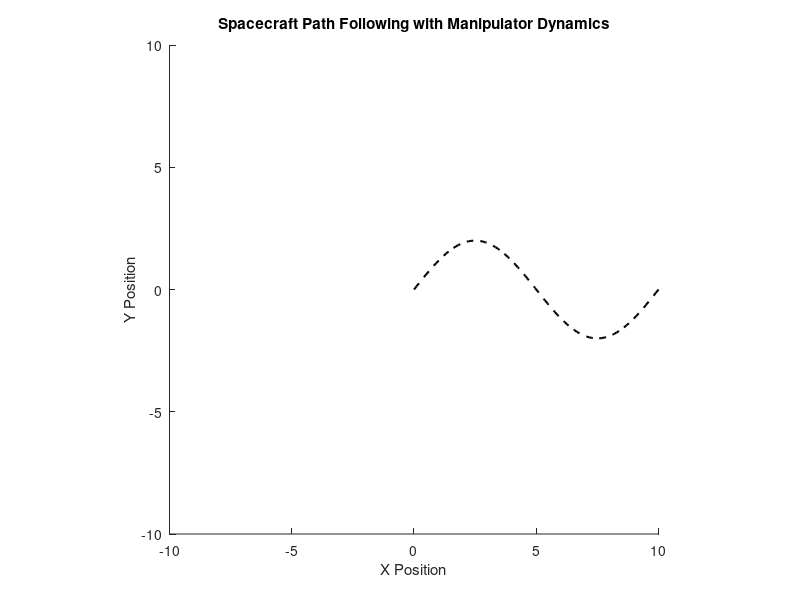
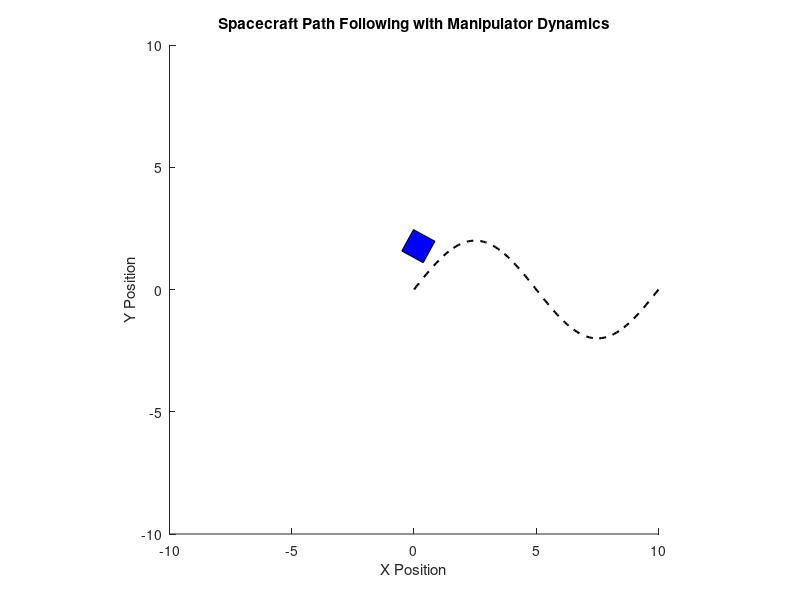
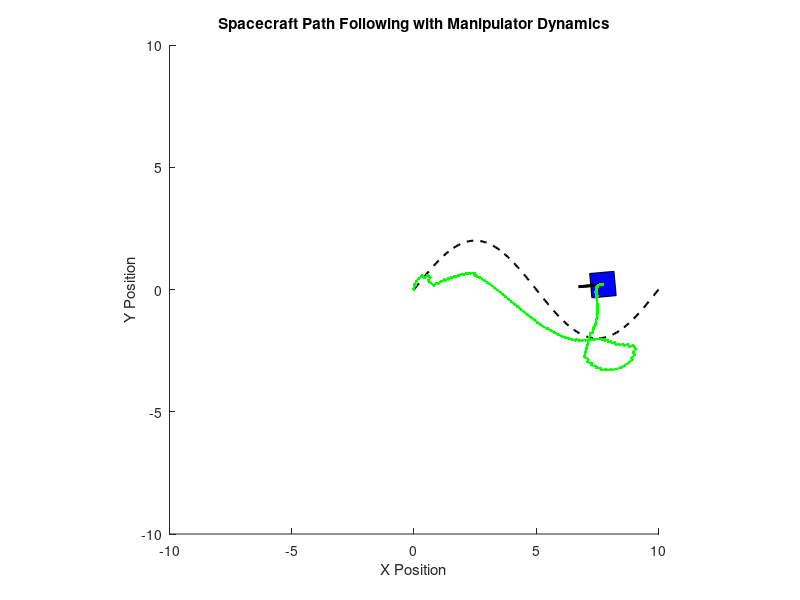

Here is the MATLAB script that generated these plots, in order: (Note: this script raises an error after producing the figures.)
clc;
clear;
close all;

% Constants
mass_satellite = 10.0;    % Mass of the satellite
inertia_satellite = 10.0; % Moment of inertia of the satellite
l1 = 1; l2 = 1;           % Link lengths
Kp_end_effector = 100;    % End-effector proportional gain
Kd_end_effector = 50;     % End-effector damping gain
gamma = 5;                % Adaptation gain for parameter updates
boundary_limit = 10;      % Bounds for the simulation space
target_position = [10; 0]; % Target position
goal_tolerance = 0.1;     % Position tolerance for reaching the target
target_velocity = 0.5;    % Desired velocity at the target

% Thruster force magnitudes
forward_thrust_magnitude = 0.1; % Maximum forward thrust

% Gains
k_theta = 0.2;    % Gain for heading error correction
k_l = 0.5;        % Gain for lateral deviation correction
k_v = 1;          % Gain for velocity control

% Adaptive parameters (initial estimates)
m1_hat = 1.0; % Estimated mass of link 1
m2_hat = 1.0; % Estimated mass of link 2

% Simulation parameters
t_final = 50; dt = 0.1;
num_steps = t_final / dt;
time = 0:dt:t_final-dt; % Time vector

% Initial state: [s, l, theta_t, v, omega, q1, q2, dq1, dq2]
state = [0; 0; pi/4; 0.1; 0; deg2rad(30); deg2rad(-45); 0; 0];

% Path definition: sinusoidal path to the target
path_length = target_position(1);
path_resolution = 100;
path_x = linspace(0, path_length, path_resolution);
path_y = 2 * sin(2 * pi * path_x / path_length);
path = [path_x; path_y];

% Compute tangent vectors for the path
path_tangent_x = gradient(path(1, :));
path_tangent_y = gradient(path(2, :));
path_tangent = [path_tangent_x; path_tangent_y];
path_tangent = path_tangent ./ vecnorm(path_tangent); % Normalize tangents

% Data storage
state_history = zeros(length(state), num_steps);
position_history = zeros(2, num_steps);

% Visualization setup
figure;
hold on;
axis equal;
xlim([-boundary_limit, boundary_limit]);
ylim([-boundary_limit, boundary_limit]);
title('Spacecraft Path Following with Manipulator Dynamics');
xlabel('X Position');
ylabel('Y Position');

% Draw the path
plot(path(1, :), path(2, :), 'k--', 'LineWidth', 1.5);

% Define spacecraft and manipulator shapes
satellite_shape = [-0.5, -0.5; 0.5, -0.5; 0.5, 0.5; -0.5, 0.5]';
link1 = [0, 0; l1, 0]';
link2 = [0, 0; l2, 0]';

% Create plots
h_satellite = fill(satellite_shape(1, :), satellite_shape(2, :), 'b');
h_link1 = plot([0, 0], [0, 0], 'k', 'LineWidth', 2); % Link 1
h_link2 = plot([0, 0], [0, 0], 'k', 'LineWidth', 2);

% Main simulation loop
for i = 1:num_steps
    % Extract state variables
    s = state(1); l = state(2); theta_t = state(3);
    v = state(4); omega = state(5);
    q1 = state(6); q2 = state(7); dq1 = state(8); dq2 = state(9);

    % Scale s to index the path array
    index = 1 + (s / path_length) * (path_resolution - 1);
    index = max(1, min(round(index), path_resolution)); % Clamp to valid range

    % Retrieve current position and tangent
    current_position = path(:, index);
    tangent = path_tangent(:, index);

    % Compute the satellite's position in global frame
    position = current_position + [-tangent(2); tangent(1)] * l; % Offset from path
    position_history(:, i) = position;

    % Control laws for Frenet-Serret dynamics
    thrust = k_v * (target_velocity - v) - k_l * l; % Control velocity and lateral deviation
    torque = -k_theta * theta_t; % Control heading error

    % Compute manipulator reaction torques
    J = [
        -l1 * sin(q1) - l2 * sin(q1 + q2), -l2 * sin(q1 + q2);
        l1 * cos(q1) + l2 * cos(q1 + q2),  l2 * cos(q1 + q2)
    ];
    H = [m1_hat * l1^2 + m2_hat * (l1^2 + l2^2), m2_hat * l1 * l2 * cos(q2);
         m2_hat * l1 * l2 * cos(q2), m2_hat * l2^2];
    C = [0, -m2_hat * l1 * l2 * sin(q2) * dq2;
         m2_hat * l1 * l2 * sin(q2) * dq1, 0];
    tau_manipulator = -J' * (Kp_end_effector * [l; 0] + Kd_end_effector * [v; 0]); % End-effector torque
    
    % Debugging checks
    assert(all(size(H) == [2, 2]), 'H must be a 2x2 matrix!');
    assert(all(size(C) == [2, 2]), 'C must be a 2x2 matrix!');
    assert(all(size(tau_manipulator) == [2, 1]), 'tau_manipulator must be a 2x1 vector!');

    ddq = pinv(H) * (tau_manipulator - C * [dq1; dq2]); % Joint accelerations
    assert(all(size(ddq) == [2, 1]), 'ddq must be a 2x1 vector!');

    % Update joint states
    dq1 = dq1 + ddq(1) * dt;
    dq2 = dq2 + ddq(2) * dt;
    q1 = q1 + dq1 * dt;
    q2 = q2 + dq2 * dt;

    % Apply manipulator torque to satellite angular dynamics
    tau_reaction = -sum(tau_manipulator); % Reaction torque from manipulator
    angular_acceleration = (torque + tau_reaction) / inertia_satellite;

    % Update Frenet-Serret dynamics
    s_dot = v * cos(theta_t);
    l_dot = v * sin(theta_t);
    theta_t_dot = omega;
    v_dot = thrust / mass_satellite;
    omega_dot = angular_acceleration;

    % Update the state
    state = state + [s_dot; l_dot; theta_t_dot; v_dot; omega_dot; dq1; dq2; ddq] * dt;

    % Update visualization
    R = [cos(theta_t), -sin(theta_t); sin(theta_t), cos(theta_t)];
    rotated_satellite = R * satellite_shape;
    set(h_satellite, 'XData', rotated_satellite(1, :) + position(1), ...
                     'YData', rotated_satellite(2, :) + position(2));
    p1 = position + R * [l1 * cos(q1); l1 * sin(q1)];
    p2 = p1 + R * [l2 * cos(q1 + q2); l2 * sin(q1 + q2)];
    set(h_link1, 'XData', [position(1), p1(1)], 'YData', [position(2), p1(2)]);
    set(h_link2, 'XData', [p1(1), p2(1)], 'YData', [p1(2), p2(2)]);

    pause(0.05);
end
hold off;

%%

clc;
clear;
close all;

% Constants
mass_satellite = 10.0;    % Mass of the satellite
inertia_satellite = 10.0; % Moment of inertia of the satellite
l1 = 1; l2 = 1;           % Link lengths
Kp_end_effector = 100;    % End-effector proportional gain
Kd_end_effector = 50;     % End-effector damping gain
gamma = 5;                % Adaptation gain for parameter updates
boundary_limit = 10;      % Bounds for the simulation space
target_position = [10; 0]; % Target position
goal_tolerance = 0.1;     % Position tolerance for reaching the target
target_velocity = 0.5;    % Desired velocity at the target
velocity_limit = 1.0;     % Maximum translational velocity
omega_limit = 1.0;        % Maximum angular velocity
damping_factor = 0.1;     % Damping factor for velocity and angular velocity

% Thruster force magnitudes
forward_thrust_magnitude = 0.1; % Maximum forward thrust

% Gains
k_theta = 0.2;    % Gain for heading error correction
k_l = 0.5;        % Gain for lateral deviation correction
k_v = 1;          % Gain for velocity control

% Adaptive parameters (initial estimates)
m1_hat = 1.0; % Estimated mass of link 1
m2_hat = 1.0; % Estimated mass of link 2

% Simulation parameters
t_final = 50; dt = 0.1;
num_steps = t_final / dt;
time = 0:dt:t_final-dt; % Time vector

% Initial state: [s, l, theta_t, v, omega, q1, q2, dq1, dq2]
state = [0; 0; pi/4; 0.1; 0; deg2rad(30); deg2rad(-45); 0; 0];

% Path definition: sinusoidal path to the target
path_length = target_position(1);
path_resolution = 100;
path_x = linspace(0, path_length, path_resolution);
path_y = 2 * sin(2 * pi * path_x / path_length);
path = [path_x; path_y];

% Compute tangent vectors for the path
path_tangent_x = gradient(path(1, :));
path_tangent_y = gradient(path(2, :));
path_tangent = [path_tangent_x; path_tangent_y];
path_tangent = path_tangent ./ vecnorm(path_tangent); % Normalize tangents

% Data storage
state_history = zeros(length(state), num_steps);
position_history = zeros(2, num_steps);

% Visualization setup
figure;
hold on;
axis equal;
xlim([-boundary_limit, boundary_limit]);
ylim([-boundary_limit, boundary_limit]);
title('Spacecraft Path Following with Manipulator Dynamics');
xlabel('X Position');
ylabel('Y Position');

% Draw the path
plot(path(1, :), path(2, :), 'k--', 'LineWidth', 1.5);

% Define spacecraft and manipulator shapes
satellite_shape = [-0.5, -0.5; 0.5, -0.5; 0.5, 0.5; -0.5, 0.5]';
link1 = [0, 0; l1, 0]';
link2 = [0, 0; l2, 0]';

% Create plots
h_satellite = fill(satellite_shape(1, :), satellite_shape(2, :), 'b');
h_link1 = plot([0, 0], [0, 0], 'k', 'LineWidth', 2); % Link 1
h_link2 = plot([0, 0], [0, 0], 'k', 'LineWidth', 2);

% Main simulation loop
for i = 1:num_steps
    % Extract state variables
    s = state(1); l = state(2); theta_t = state(3);
    v = state(4); omega = state(5);
    q1 = state(6); q2 = state(7); dq1 = state(8); dq2 = state(9);

    % Scale s to index the path array
    index = 1 + (s / path_length) * (path_resolution - 1);
    index = max(1, min(round(index), path_resolution)); % Clamp to valid range

    % Retrieve current position and tangent
    current_position = path(:, index);
    tangent = path_tangent(:, index);

    % Compute the satellite's position in global frame
    position = current_position + [-tangent(2); tangent(1)] * l; % Offset from path
    position_history(:, i) = position;

    % Control laws for Frenet-Serret dynamics
    thrust = k_v * (target_velocity - v) - k_l * l; % Control velocity and lateral deviation
    torque = -k_theta * theta_t; % Control heading error

    % Compute manipulator reaction torques
    J = [
        -l1 * sin(q1) - l2 * sin(q1 + q2), -l2 * sin(q1 + q2);
        l1 * cos(q1) + l2 * cos(q1 + q2),  l2 * cos(q1 + q2)
    ];
    H = [m1_hat * l1^2 + m2_hat * (l1^2 + l2^2), m2_hat * l1 * l2 * cos(q2);
         m2_hat * l1 * l2 * cos(q2), m2_hat * l2^2];
    C = [0, -m2_hat * l1 * l2 * sin(q2) * dq2;
         m2_hat * l1 * l2 * sin(q2) * dq1, 0];
    tau_manipulator = -J' * (Kp_end_effector * [l; 0] + Kd_end_effector * [v; 0]); % End-effector torque

    ddq = pinv(H) * (tau_manipulator - C * [dq1; dq2]); % Joint accelerations

    % Update joint states
    dq1 = dq1 + ddq(1) * dt;
    dq2 = dq2 + ddq(2) * dt;
    q1 = q1 + dq1 * dt;
    q2 = q2 + dq2 * dt;

    % Apply manipulator torque to satellite angular dynamics
    tau_reaction = -sum(tau_manipulator); % Reaction torque from manipulator
    angular_acceleration = (torque + tau_reaction) / inertia_satellite;

    % Update Frenet-Serret dynamics
    s_dot = v * cos(theta_t);
    l_dot = v * sin(theta_t);
    theta_t_dot = omega;
    v_dot = thrust / mass_satellite - damping_factor * v; % Add damping to velocity
    omega_dot = angular_acceleration - damping_factor * omega; % Add damping to angular velocity

    % Enforce velocity limits
    v = max(min(v + v_dot * dt, velocity_limit), -velocity_limit);
    omega = max(min(omega + omega_dot * dt, omega_limit), -omega_limit);

    % Update the state
    state = [s + s_dot * dt; l + l_dot * dt; theta_t + theta_t_dot * dt; ...
             v; omega; q1; q2; dq1; dq2];

    % Update visualization
    R = [cos(theta_t), -sin(theta_t); sin(theta_t), cos(theta_t)];
    rotated_satellite = R * satellite_shape;
    set(h_satellite, 'XData', rotated_satellite(1, :) + position(1), ...
                     'YData', rotated_satellite(2, :) + position(2));
    p1 = position + R * [l1 * cos(q1); l1 * sin(q1)];
    p2 = p1 + R * [l2 * cos(q1 + q2); l2 * sin(q1 + q2)];
    set(h_link1, 'XData', [position(1), p1(1)], 'YData', [position(2), p1(2)]);
    set(h_link2, 'XData', [p1(1), p2(1)], 'YData', [p1(2), p2(2)]);

    pause(0.05);
end
hold off;

%%

clc;
clear;
close all;

% Constants
mass_satellite = 10.0;    % Mass of the satellite
inertia_satellite = 10.0; % Moment of inertia of the satellite
l1 = 1; l2 = 1;           % Link lengths
Kp_end_effector = 100;    % End-effector proportional gain
Kd_end_effector = 50;     % End-effector damping gain
gamma = 5;                % Adaptation gain for parameter updates
boundary_limit = 10;      % Bounds for the simulation space
target_position = [10; 0]; % Target position
goal_tolerance = 0.1;     % Position tolerance for reaching the target
target_velocity = 0.5;    % Desired velocity at the target
velocity_limit = 1.0;     % Maximum translational velocity
omega_limit = 1.0;        % Maximum angular velocity
dq_limit = 5;             % Maximum joint velocity
q_limit = pi;             % Joint angle limit
damping_factor = 0.1;     % Damping factor for velocity and angular velocity

% Thruster force magnitudes
forward_thrust_magnitude = 0.1; % Maximum forward thrust

% Gains
k_theta = 0.2;    % Gain for heading error correction
k_l = 0.5;        % Gain for lateral deviation correction
k_v = 1;          % Gain for velocity control

% Adaptive parameters (initial estimates)
m1_hat = 1.0; % Estimated mass of link 1
m2_hat = 1.0; % Estimated mass of link 2

% Simulation parameters
t_final = 50; dt = 0.1;
num_steps = t_final / dt;
time = 0:dt:t_final-dt; % Time vector

% Initial state: [s, l, theta_t, v, omega, q1, q2, dq1, dq2]
state = [0; 0; pi/4; 0.1; 0; deg2rad(30); deg2rad(-45); 0; 0];

% Path definition: sinusoidal path to the target
path_length = target_position(1);
path_resolution = 100;
path_x = linspace(0, path_length, path_resolution);
path_y = 2 * sin(2 * pi * path_x / path_length);
path = [path_x; path_y];

% Compute tangent vectors for the path
path_tangent_x = gradient(path(1, :));
path_tangent_y = gradient(path(2, :));
path_tangent = [path_tangent_x; path_tangent_y];
path_tangent = path_tangent ./ vecnorm(path_tangent); % Normalize tangents

% Data storage
state_history = zeros(length(state), num_steps);
position_history = zeros(2, num_steps);

% Visualization setup
figure;
hold on;
axis equal;
xlim([-boundary_limit, boundary_limit]);
ylim([-boundary_limit, boundary_limit]);
title('Spacecraft Path Following with Manipulator Dynamics');
xlabel('X Position');
ylabel('Y Position');

% Draw the path
plot(path(1, :), path(2, :), 'k--', 'LineWidth', 1.5);

% Define spacecraft and manipulator shapes
satellite_shape = [-0.5, -0.5; 0.5, -0.5; 0.5, 0.5; -0.5, 0.5]';
link1 = [0, 0; l1, 0]';
link2 = [0, 0; l2, 0]';

% Create plots
h_satellite = fill(satellite_shape(1, :), satellite_shape(2, :), 'b');
h_link1 = plot([0, 0], [0, 0], 'k', 'LineWidth', 2); % Link 1
h_link2 = plot([0, 0], [0, 0], 'k', 'LineWidth', 2);
h_trajectory = plot(NaN, NaN, 'g', 'LineWidth', 1.5); % Trajectory plot

% Main simulation loop
for i = 1:num_steps
    % Extract state variables
    s = state(1); l = state(2); theta_t = state(3);
    v = state(4); omega = state(5);
    q1 = state(6); q2 = state(7); dq1 = state(8); dq2 = state(9);

    % Scale s to index the path array
    index = 1 + (s / path_length) * (path_resolution - 1);
    index = max(1, min(round(index), path_resolution)); % Clamp to valid range

    % Retrieve current position and tangent
    current_position = path(:, index);
    tangent = path_tangent(:, index);

    % Compute the satellite's position in global frame
    position = current_position + [-tangent(2); tangent(1)] * l; % Offset from path
    position_history(:, i) = position;

    % Path error (lateral deviation)
    path_error_vector = position - current_position; % Vector from path point to spacecraft
    path_error = dot([-tangent(2); tangent(1)], path_error_vector); % Signed lateral deviation
    path_error_history(i) = path_error;

    % % Retrieve current position and tangent
    % current_position = path(:, index);
    % tangent = path_tangent(:, index);
    % 
    % % Compute the satellite's position in global frame
    % position = current_position + [-tangent(2); tangent(1)] * l; % Offset from path
    % position_history(:, i) = position;

    % Control laws for Frenet-Serret dynamics
    thrust = k_v * (target_velocity - v) - k_l * l; % Control velocity and lateral deviation
    torque = -k_theta * theta_t; % Control heading error

    % Compute manipulator reaction torques
    J = [
        -l1 * sin(q1) - l2 * sin(q1 + q2), -l2 * sin(q1 + q2);
        l1 * cos(q1) + l2 * cos(q1 + q2),  l2 * cos(q1 + q2)
    ];
    H = [m1_hat * l1^2 + m2_hat * (l1^2 + l2^2), m2_hat * l1 * l2 * cos(q2);
         m2_hat * l1 * l2 * cos(q2), m2_hat * l2^2];
    C = [0, -m2_hat * l1 * l2 * sin(q2) * dq2;
         m2_hat * l1 * l2 * sin(q2) * dq1, 0];
    tau_manipulator = -J' * (Kp_end_effector * [l; 0] + Kd_end_effector * [v; 0]); % End-effector torque

    ddq = pinv(H) * (tau_manipulator - C * [dq1; dq2]); % Joint accelerations

    % Enforce limits on joint velocities and angles
    dq1 = max(min(dq1 + ddq(1) * dt, dq_limit), -dq_limit);
    dq2 = max(min(dq2 + ddq(2) * dt, dq_limit), -dq_limit);
    q1 = max(min(q1 + dq1 * dt, q_limit), -q_limit);
    q2 = max(min(q2 + dq2 * dt, q_limit), -q_limit);

    % Apply manipulator torque to satellite angular dynamics
    tau_reaction = sum(tau_manipulator); % Reaction torque from manipulator
    angular_acceleration = (torque + tau_reaction) / inertia_satellite;

    % Update Frenet-Serret dynamics
    s_dot = v * cos(theta_t);
    l_dot = v * sin(theta_t);
    theta_t_dot = omega;
    v_dot = thrust / mass_satellite - damping_factor * v; % Add damping to velocity
    omega_dot = angular_acceleration - damping_factor * omega; % Add damping to angular velocity

    % Enforce velocity limits
    v = max(min(v + v_dot * dt, velocity_limit), -velocity_limit);
    omega = max(min(omega + omega_dot * dt, omega_limit), -omega_limit);

    % Update the state
    state = [s + s_dot * dt; l + l_dot * dt; theta_t + theta_t_dot * dt; ...
             v; omega; q1; q2; dq1; dq2];

    % Update visualization
    R = [cos(theta_t), -sin(theta_t); sin(theta_t), cos(theta_t)];
    rotated_satellite = R * satellite_shape;
    set(h_satellite, 'XData', rotated_satellite(1, :) + position(1), ...
                     'YData', rotated_satellite(2, :) + position(2));
    p1 = position + R * [l1 * cos(q1); l1 * sin(q1)];
    p2 = p1 + R * [l2 * cos(q1 + q2); l2 * sin(q1 + q2)];
    set(h_link1, 'XData', [position(1), p1(1)], 'YData', [position(2), p1(2)]);
    set(h_link2, 'XData', [p1(1), p2(1)], 'YData', [p1(2), p2(2)]);
    set(h_trajectory, 'XData', position_history(1, 1:i), 'YData', position_history(2, 1:i)); % Update trajectory

    pause(0.05);
end
hold off;

% Extract components from state_history
heading_error = rad2deg(wrapToPi(state_history(3, :))); % Heading error in degrees
velocity_magnitude = vecnorm(state_history(4:5, :), 2, 1); % Velocity magnitude (m/s)

% Plot the results
figure;

% Plot Heading Error Over Time
subplot(3, 1, 1);
plot(time(1:size(state_history, 2)), heading_error, 'r', 'LineWidth', 1.5);
title('Heading Error Over Time');
xlabel('Time (s)');
ylabel('Heading Error (deg)');
grid on;

% Plot Velocity Over Time
subplot(3, 1, 2);
plot(time(1:size(state_history, 2)), velocity_magnitude, 'b', 'LineWidth', 1.5);
title('Velocity Over Time');
xlabel('Time (s)');
ylabel('Velocity (m/s)');
grid on;

% Plot Path Error Over Time
subplot(3, 1, 3);
plot(time(1:length(path_error_history)), path_error_history, 'k', 'LineWidth', 1.5);
title('Path Error Over Time');
xlabel('Time (s)');
ylabel('Path Error (m)');
grid on;


%%
clc;
clear;
close all;

% Constants
mass_satellite = 10.0;    % Mass of the satellite
inertia_satellite = 10.0; % Moment of inertia of the satellite
l1 = 1; l2 = 1;           % Link lengths
Kp_end_effector = 100;    % End-effector proportional gain
Kd_end_effector = 50;     % End-effector damping gain
gamma = 5;                % Adaptation gain for parameter updates
boundary_limit = 10;      % Bounds for the simulation space
target_position = [10; 0]; % Target position
goal_tolerance = 0.1;     % Position tolerance for reaching the target
target_velocity = 0.5;    % Desired velocity at the target
velocity_limit = 1.0;     % Maximum translational velocity
omega_limit = 1.0;        % Maximum angular velocity
dq_limit = 5;             % Maximum joint velocity
q_limit = pi;             % Joint angle limit
damping_factor = 0.1;     % Damping factor for velocity and angular velocity


% Thruster force magnitudes
forward_thrust_magnitude = 0.1; % Maximum forward thrust

% Gains
k_theta = 0.2;    % Gain for heading error correction
k_l = 0.5;        % Gain for lateral deviation correction
k_v = 1;          % Gain for velocity control

% Adaptive parameters (initial estimates)
m1_hat = 1.0; % Estimated mass of link 1
m2_hat = 1.0; % Estimated mass of link 2

% Simulation parameters
t_final = 50; dt = 0.1;
num_steps = t_final / dt;
time = 0:dt:t_final-dt; % Time vector

% Initial state: [s, l, theta_t, v, omega, q1, q2, dq1, dq2]
state = [0; 0; pi/4; 0.1; 0; deg2rad(30); deg2rad(-45); 0; 0];

% Path definition: sinusoidal path to the target
path_length = target_position(1);
path_resolution = 100;
path_x = linspace(0, path_length, path_resolution);
path_y = 2 * sin(2 * pi * path_x / path_length);
path = [path_x; path_y];

% Compute tangent vectors for the path
path_tangent_x = gradient(path(1, :));
path_tangent_y = gradient(path(2, :));
path_tangent = [path_tangent_x; path_tangent_y];
path_tangent = path_tangent ./ vecnorm(path_tangent); % Normalize tangents

% Data storage
state_history = zeros(length(state), num_steps);
position_history = zeros(2, num_steps);
heading_error_history = zeros(1, num_steps);
velocity_history = zeros(1, num_steps);
path_error_history = zeros(1, num_steps);

% Visualization setup
figure;
hold on;
axis equal;
xlim([-boundary_limit, boundary_limit]);
ylim([-boundary_limit, boundary_limit]);
title('Spacecraft Path Following with Manipulator Dynamics');
xlabel('X Position');
ylabel('Y Position');

% Draw the path
plot(path(1, :), path(2, :), 'k--', 'LineWidth', 1.5);

% Define spacecraft and manipulator shapes
satellite_shape = [-0.5, -0.5; 0.5, -0.5; 0.5, 0.5; -0.5, 0.5]';
link1 = [0, 0; l1, 0]';
link2 = [0, 0; l2, 0]';

% Create plots
h_satellite = fill(satellite_shape(1, :), satellite_shape(2, :), 'b');
h_link1 = plot([0, 0], [0, 0], 'k', 'LineWidth', 2); % Link 1
h_link2 = plot([0, 0], [0, 0], 'k', 'LineWidth', 2);
h_trajectory = plot(NaN, NaN, 'g', 'LineWidth', 1.5); % Path tracking line

% Main simulation loop
for i = 1:num_steps
    % Extract state variables
    s = state(1); l = state(2); theta_t = state(3);
    v = state(4); omega = state(5);
    q1 = state(6); q2 = state(7); dq1 = state(8); dq2 = state(9);

    % Scale s to index the path array
    index = 1 + (s / path_length) * (path_resolution - 1);
    index = max(1, min(round(index), path_resolution)); % Clamp to valid range

    % Retrieve current position and tangent
    current_position = path(:, index);
    tangent = path_tangent(:, index);

    % Compute the satellite's position in global frame
    position = current_position + [-tangent(2); tangent(1)] * l; % Offset from path
    position_history(:, i) = position;

    % Compute the heading error
    desired_heading = atan2(tangent(2), tangent(1));
    heading_error = wrapToPi(desired_heading - theta_t);
    heading_error_history(i) = rad2deg(heading_error); % Store heading error in degrees

    % Store velocity
    velocity_history(i) = v;

    % Compute path error (lateral deviation)
    path_error = l; % l is already the lateral deviation in Frenet-Serret dynamics
    path_error_history(i) = path_error;

    % Control laws for Frenet-Serret dynamics
    thrust = k_v * (target_velocity - v) - k_l * l; % Control velocity and lateral deviation
    torque = -k_theta * theta_t; % Control heading error

    % Compute manipulator reaction torques
    J = [
        -l1 * sin(q1) - l2 * sin(q1 + q2), -l2 * sin(q1 + q2);
        l1 * cos(q1) + l2 * cos(q1 + q2),  l2 * cos(q1 + q2)
    ];
    H = [m1_hat * l1^2 + m2_hat * (l1^2 + l2^2), m2_hat * l1 * l2 * cos(q2);
         m2_hat * l1 * l2 * cos(q2), m2_hat * l2^2];
    C = [0, -m2_hat * l1 * l2 * sin(q2) * dq2;
         m2_hat * l1 * l2 * sin(q2) * dq1, 0];
    tau_manipulator = -J' * (Kp_end_effector * [l; 0] + Kd_end_effector * [v; 0]); % End-effector torque

    ddq = pinv(H) * (tau_manipulator - C * [dq1; dq2]); % Joint accelerations

    % Enforce limits on joint velocities and angles
    dq1 = max(min(dq1 + ddq(1) * dt, dq_limit), -dq_limit);
    dq2 = max(min(dq2 + ddq(2) * dt, dq_limit), -dq_limit);
    q1 = max(min(q1 + dq1 * dt, q_limit), -q_limit);
    q2 = max(min(q2 + dq2 * dt, q_limit), -q_limit);

    % Apply manipulator torque to satellite angular dynamics
    tau_reaction = sum(tau_manipulator); % Reaction torque from manipulator
    angular_acceleration = (torque + tau_reaction) / inertia_satellite;

    % Control laws for Frenet-Serret dynamics
    thrust = k_v * (target_velocity - v) - k_l * l; % Control velocity and lateral deviation
    torque = -k_theta * theta_t; % Control heading error

    % Compute manipulator reaction torques
    J = [
        -l1 * sin(q1) - l2 * sin(q1 + q2), -l2 * sin(q1 + q2);
        l1 * cos(q1) + l2 * cos(q1 + q2),  l2 * cos(q1 + q2)
    ];
    H = [m1_hat * l1^2 + m2_hat * (l1^2 + l2^2), m2_hat * l1 * l2 * cos(q2);
         m2_hat * l1 * l2 * cos(q2), m2_hat * l2^2];
    C = [0, -m2_hat * l1 * l2 * sin(q2) * dq2;
         m2_hat * l1 * l2 * sin(q2) * dq1, 0];
    tau_manipulator = -J' * (Kp_end_effector * [l; 0] + Kd_end_effector * [v; 0]); % End-effector torque

    ddq = pinv(H) * (tau_manipulator - C * [dq1; dq2]); % Joint accelerations

    % Update joint states
    dq1 = dq1 + ddq(1) * dt;
    dq2 = dq2 + ddq(2) * dt;
    q1 = q1 + dq1 * dt;
    q2 = q2 + dq2 * dt;

    % Apply manipulator torque to satellite angular dynamics
    tau_reaction = -sum(tau_manipulator); % Reaction torque from manipulator
    angular_acceleration = (torque + tau_reaction) / inertia_satellite;

    % Update Frenet-Serret dynamics
    s_dot = v * cos(theta_t);
    l_dot = v * sin(theta_t);
    theta_t_dot = omega;
    v_dot = thrust / mass_satellite - damping_factor * v;
    omega_dot = angular_acceleration - damping_factor * omega;

    % Update the state
    state = state + [s_dot; l_dot; theta_t_dot; v_dot; omega_dot; dq1; dq2; ddq] * dt;

    % Update visualization
    R = [cos(theta_t), -sin(theta_t); sin(theta_t), cos(theta_t)];
    rotated_satellite = R * satellite_shape;
    set(h_satellite, 'XData', rotated_satellite(1, :) + position(1), ...
                     'YData', rotated_satellite(2, :) + position(2));
    p1 = position + R * [l1 * cos(q1); l1 * sin(q1)];
    p2 = p1 + R * [l2 * cos(q1 + q2); l2 * sin(q1 + q2)];
    set(h_link1, 'XData', [position(1), p1(1)], 'YData', [position(2), p1(2)]);
    set(h_link2, 'XData', [p1(1), p2(1)], 'YData', [p1(2), p2(2)]);
    set(h_trajectory, 'XData', position_history(1, 1:i), 'YData', position_history(2, 1:i));

    pause(0.05);
end
hold off;

heading_error_history(i) = rad2deg(wrapToPi(theta_t));
velocity_history(i) = v;

% Plot Results
figure;

% Plot Heading Error Over Time
subplot(3, 1, 1);
plot(time(1:length(heading_error_history)), heading_error_history, 'r', 'LineWidth', 1.5);
title('Heading Error Over Time');
xlabel('Time (s)');
ylabel('Heading Error (deg)');
grid

% Plot Velocity Over Time
subplot(3, 1, 2);
plot(time(1:size(state_history, 2)), velocity_magnitude, 'b', 'LineWidth', 1.5);
title('Velocity Over Time');
xlabel('Time (s)');
ylabel('Velocity (m/s)');
grid on;


% Plot Path Error Over Time
subplot(3, 1, 3);
plot(time(1:length(path_error_history)), path_error_history, 'k', 'LineWidth', 1.5);
title('Path Error Over Time');
xlabel('Time (s)');
ylabel('Path Error (m)');
grid on;




